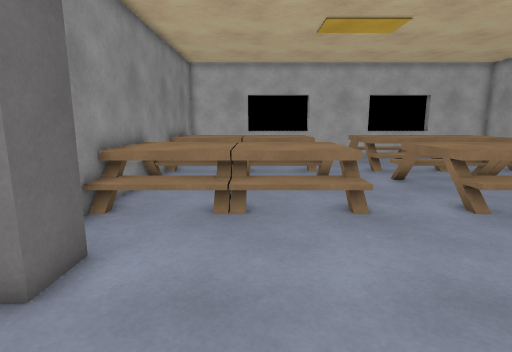
view 1 (above)

17 first-person views from a walk through a Unity game level. The camera is 1.3 m above the floor, tilts 10° down and sees 80° across. The floor is counted in squares, 0.5 m on a side. Each view is taken from the middle of a square. On the plan, view 1 faces up. The plan holds only what a view shows up to about 20 squares ahead; the rest is blank. The place goes on beyond the plan.

view 2
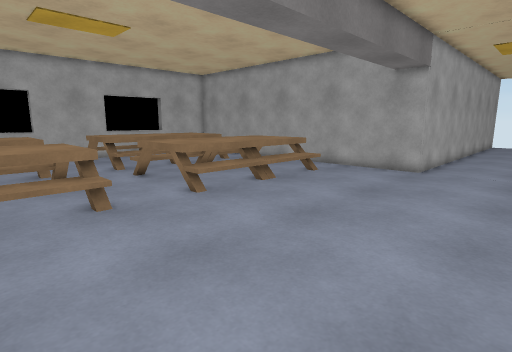

view 3
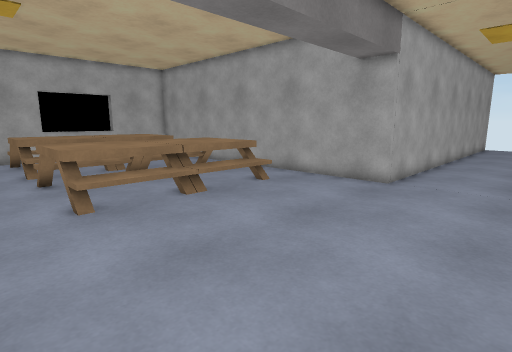

view 4
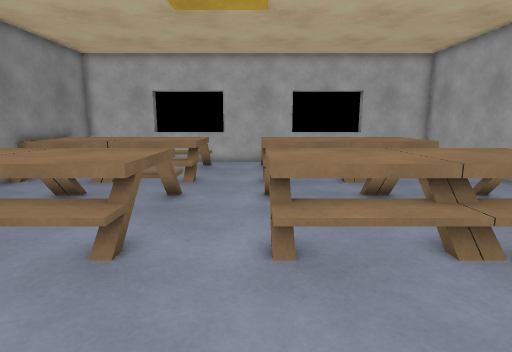

view 5
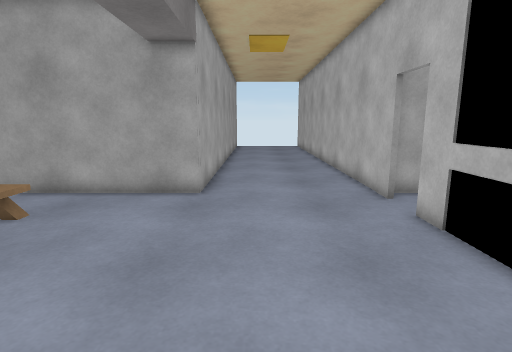

view 6
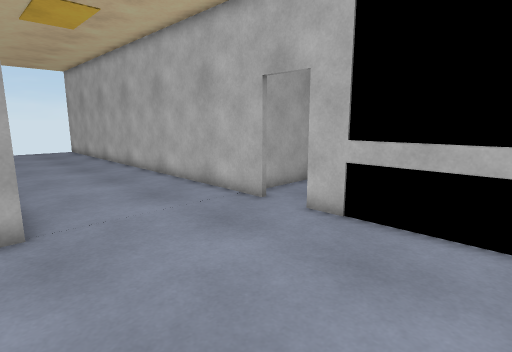

view 7
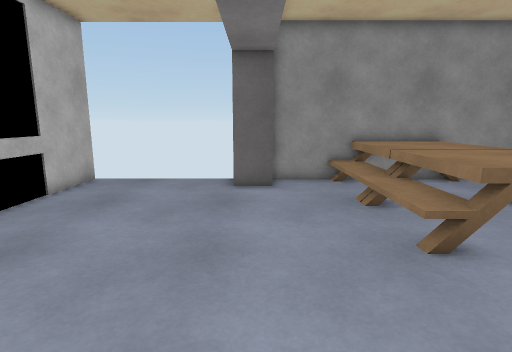

view 8
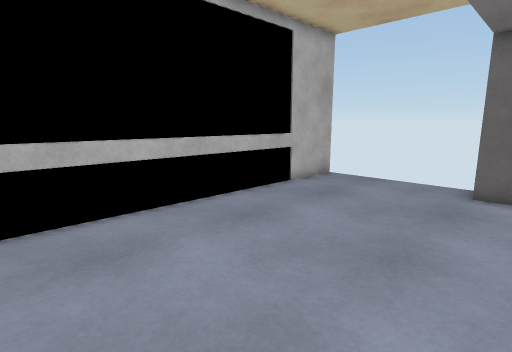

view 9
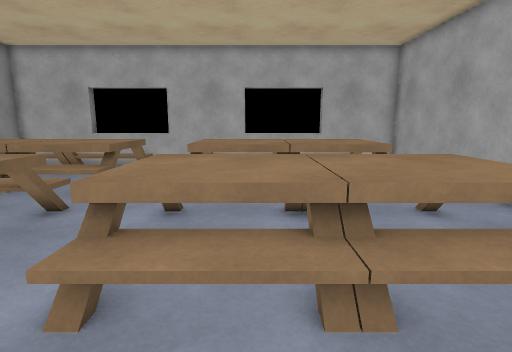

view 10
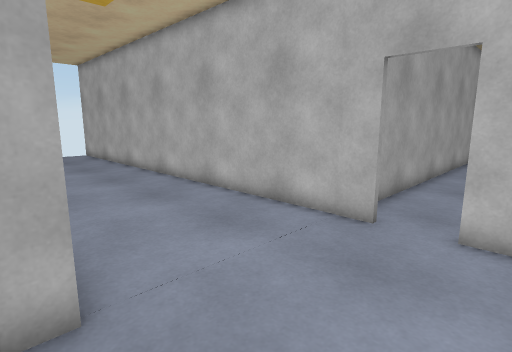

view 11
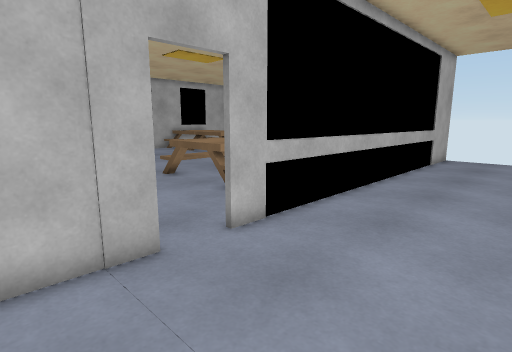

view 12
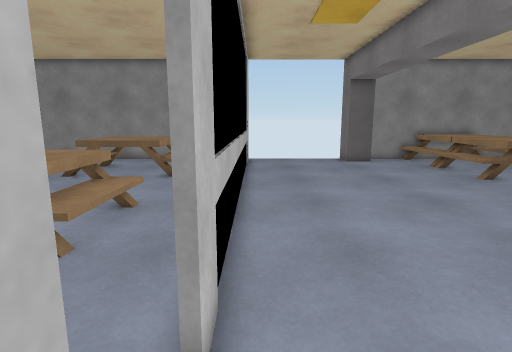

view 13
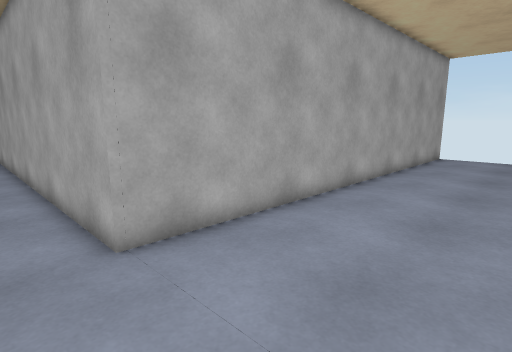

view 14
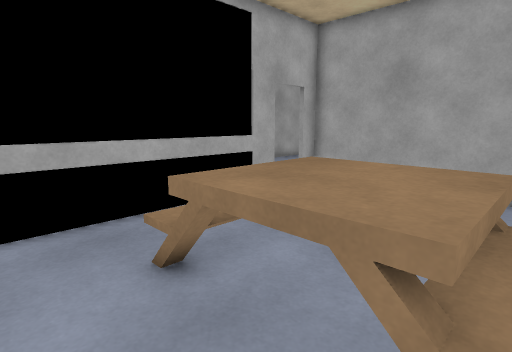

view 15
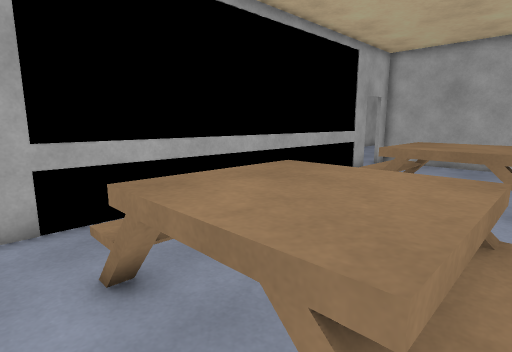

view 16
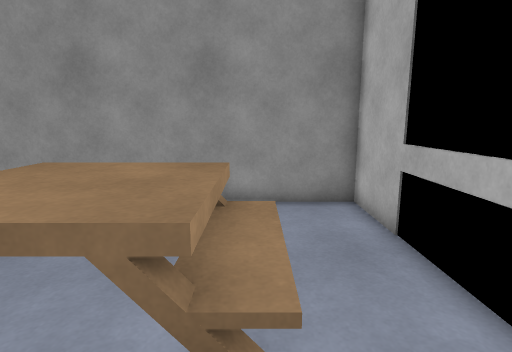

view 17
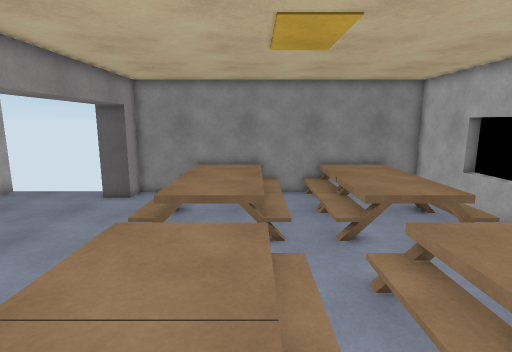

### Floor plan
Key: @ floor where view 1 was taken; # wall or solid block; x gap in a wall; . main floor; : floor 0.5 m higher than the main floor; + floor 0.75 m higher than the main floor; / step, stairs or slope; = window, fence, low wall or low ledge; v drop or lower ground.
Columns run from 5 left of view 1 to 31 right of it. Each row starts with its distance up from view 1.
 24     ######        #
 23 #####====#####====#####
 22 #   /////...          #
 21 #///////=.../// ////  #
 20 #+++++++x...++++++++  #
 19 #+++++++#...++++++++  #
 18 #+++++++x...++++++++  #
 17 #///////=..///////// .#
 16 #////////...////////..#
 15 #.....................#
 14 #///////:...///:////..#
 13 #+++/+++=...+++=++++..#
 12 #+++++++#...++++++++..#
 11 #+++++++#...++++++++..#
 10 #+++++++=...++++++++..#
  9 #///////:...////////..#
  8 #.....................#
  7 #.....................#
  6 ##....................#
  5  ##...................#
  4  ##...................###############
  3  ....................................
  2  ....................................
  1  ....................................
  0  ....@...............................
 -1  ....................................
 -2  ....................................
 -3 ####################..###############
 -4 #.......  ............#
 -5 #.......  ............#
 -6 # ..////.....////.....#
 -7 # .v++++....=++++.....#
 -8 #  v++++   .v++++.....#
 -9 #  v++++    v++++.....#
-10 #  v++++....v++++.  ..#
-11 # ..::::... .::::.   .#

Where each view was taken, in squares from view 1:
view 1: 0 up, 0 right, facing up
view 2: 1 down, 0 right, facing up-right
view 3: 1 down, 4 right, facing up-right
view 4: 3 up, 6 right, facing up
view 5: 2 up, 6 right, facing right
view 6: 5 up, 9 right, facing down-right
view 7: 5 up, 9 right, facing left
view 8: 6 up, 9 right, facing down-left
view 9: 5 up, 9 right, facing up
view 10: 5 up, 13 right, facing down-right
view 11: 3 up, 19 right, facing down-left
view 12: 2 down, 17 right, facing left
view 13: 2 down, 15 right, facing up-right
view 14: 11 down, 5 right, facing up-right
view 15: 11 down, 3 left, facing up-right
view 16: 6 down, 5 right, facing left
view 17: 13 up, 14 right, facing left
